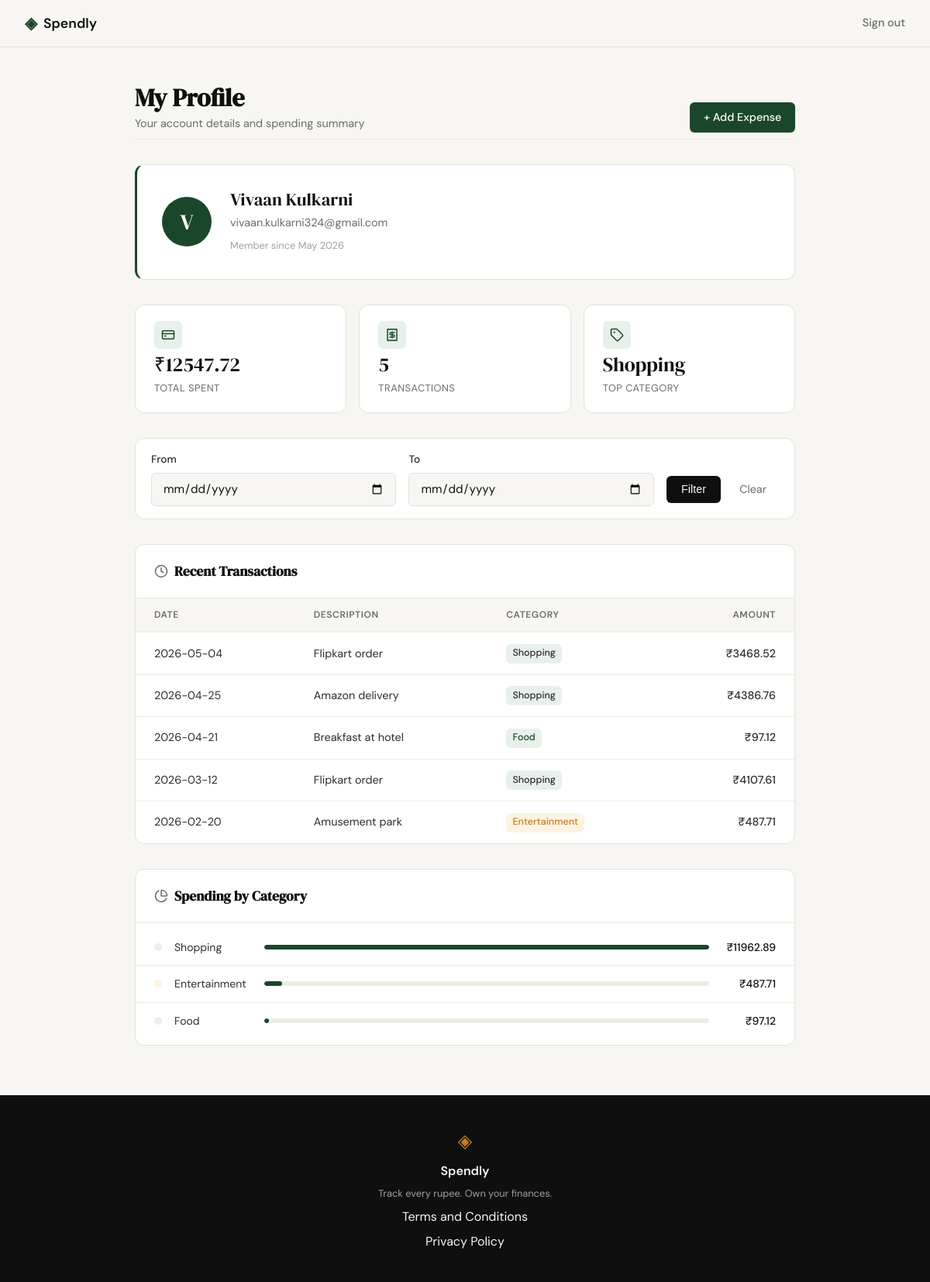
Screenshot of /profile (signed in) with the database file from the repository.
### tables this page shows
CREATE TABLE users (
            id            INTEGER PRIMARY KEY AUTOINCREMENT,
            name          TEXT    NOT NULL,
            email         TEXT    UNIQUE NOT NULL,
            password_hash TEXT    NOT NULL,
            created_at    TEXT    DEFAULT (datetime('now'))
        );

CREATE TABLE expenses (
            id          INTEGER PRIMARY KEY AUTOINCREMENT,
            user_id     INTEGER NOT NULL REFERENCES users(id),
            amount      REAL    NOT NULL,
            category    TEXT    NOT NULL,
            date        TEXT    NOT NULL,
            description TEXT,
            created_at  TEXT    DEFAULT (datetime('now'))
        );

### app.py (the view)
@app.route("/profile")
def profile():
    if not session.get("user_id"):
        return redirect(url_for("login"))
    uid       = session["user_id"]
    date_from = request.args.get("date_from", "").strip()
    date_to   = request.args.get("date_to",   "").strip()
    user         = get_user_by_id(uid)
    summary      = get_summary_stats(uid, date_from, date_to)
    transactions = get_recent_transactions(uid, date_from, date_to)
    categories   = get_category_breakdown(uid, date_from, date_to)
    return render_template(
        "profile.html",
        user=user,
        summary=summary,
        transactions=transactions,
        categories=categories,
        date_from=date_from,
        date_to=date_to,
    )

### database/db.py (called while the page is built)
def get_db():
    conn = sqlite3.connect(DB_PATH)
    conn.row_factory = sqlite3.Row
    conn.execute("PRAGMA foreign_keys = ON")
    return conn

### database/queries.py (called while the page is built)
def get_user_by_id(user_id):
    conn = get_db()
    try:
        row = conn.execute(
            "SELECT name, email, created_at FROM users WHERE id = ?",
            (user_id,),
        ).fetchone()
        if row is None:
            return None
        formatted = datetime.strptime(row["created_at"][:10], "%Y-%m-%d").strftime("%B %Y")
        return {"name": row["name"], "email": row["email"], "created_at": formatted}
    finally:
        conn.close()

def _date_clause(user_id, date_from, date_to):
    clause, params = "WHERE user_id = ?", [user_id]
    if date_from:
        clause += " AND date >= ?"
        params.append(date_from)
    if date_to:
        clause += " AND date <= ?"
        params.append(date_to)
    return clause, params

def get_summary_stats(user_id, date_from=None, date_to=None):
    clause, params = _date_clause(user_id, date_from, date_to)
    conn = get_db()
    try:
        totals = conn.execute(
            f"SELECT COALESCE(SUM(amount), 0.0) AS total_spent, COUNT(*) AS total_count FROM expenses {clause}",
            params,
        ).fetchone()
        top = conn.execute(
            f"SELECT category FROM expenses {clause} GROUP BY category ORDER BY SUM(amount) DESC LIMIT 1",
            params,
        ).fetchone()
        return {
            "total_spent": float(totals["total_spent"]),
            "total_count": int(totals["total_count"]),
            "top_category": top["category"] if top else None,
        }
    finally:
        conn.close()

def get_recent_transactions(user_id, date_from=None, date_to=None, limit=None):
    clause, params = _date_clause(user_id, date_from, date_to)
    sql = f"SELECT date, description, category, amount FROM expenses {clause} ORDER BY date DESC"
    if limit:
        sql += " LIMIT ?"
        params.append(limit)
    conn = get_db()
    try:
        rows = conn.execute(sql, params).fetchall()
        return [dict(row) for row in rows]
    finally:
        conn.close()

### templates/profile.html (shortened to what this page needs)
{% extends "base.html" %}
{% block head %}
    <link rel="stylesheet" href="{{ url_for('static', filename='css/profile.css') }}">
{% endblock %}
{% block content %}
<div class="profile-page">
    <header class="profile-header">
        <div class="profile-header-row">
            <div>
                <h1 class="profile-heading">My Profile</h1>
                <p class="profile-subheading">Your account details and spending summary</p>
            </div>
            <a href="{{ url_for('add_expense') }}" class="btn-add-expense">+ Add Expense</a>
        </div>
    </header>
    <div class="profile-info-card">
        <div class="profile-avatar">{{ user.name[0] }}</div>
        <div class="profile-details">
            <p class="profile-name">{{ user.name }}</p>
            <p class="profile-email">{{ user.email }}</p>
            <p class="profile-since">Member since {{ user.created_at }}</p>
        </div>
    </div>
    <div class="stats-row">
        <div class="stat-tile">
            <div class="stat-icon-wrap"><i data-lucide="credit-card"></i></div>
            <p class="stat-value">₹{{ "%.2f"|format(summary.total_spent) }}</p>
            <p class="stat-label">Total Spent</p>
        </div>
        <div class="stat-tile">
            <div class="stat-icon-wrap"><i data-lucide="receipt"></i></div>
            <p class="stat-value">{{ summary.total_count }}</p>
            <p class="stat-label">Transactions</p>
        </div>
        <div class="stat-tile">
            <div class="stat-icon-wrap"><i data-lucide="tag"></i></div>
            <p class="stat-value">{{ summary.top_category }}</p>
            <p class="stat-label">Top Category</p>
        </div>
    </div>
    <div class="section-card filter-card">
        <form method="GET" action="{{ url_for('profile') }}" class="filter-form">
            <div class="filter-fields">
                <div class="form-group">
                    <label for="date_from">From</label>
                    <input type="date" id="date_from" name="date_from"
                           class="form-input" value="{{ date_from or '' }}">
                </div>
                <div class="form-group">
                    <label for="date_to">To</label>
                    <input type="date" id="date_to" name="date_to"
                           class="form-input" value="{{ date_to or '' }}">
                </div>
                <div class="filter-actions">
                    <button type="submit" class="btn-filter">Filter</button>
                    <a href="{{ url_for('profile') }}" class="btn-clear">Clear</a>
                </div>
            </div>
        </form>
    </div>
    <div class="section-card">
        <div class="section-header">
            <span class="section-icon"><i data-lucide="clock"></i></span>
            <h2 class="section-title">Recent Transactions</h2>
        </div>
        <table class="tx-table">
            <thead>
                <tr>
                    <th class="col-date">Date</th>
                    <th>Description</th>
                    <th>Category</th>
                    <th class="col-amount">Amount</th>
                </tr>
            </thead>
            <tbody>
                {% for tx in transactions %}
                <tr>
                    <td class="tx-date">{{ tx.date }}</td>
                    <td>{{ tx.description }}</td>
                    <td>
                        <span class="badge badge--{{ tx.category | lower }}">
                            {{ tx.category }}
                        </span>
                    </td>
                    <td class="col-amount tx-amount">₹{{ "%.2f"|format(tx.amount) }}</td>
                </tr>
                {% endfor %}
            </tbody>
        </table>
    </div>
    <div class="section-card">
        <div class="section-header">
            <span class="section-icon"><i data-lucide="pie-chart"></i></span>
            <h2 class="section-title">Spending by Category</h2>
        </div>
        <div class="cat-list">
            {% if categories %}
                {% set max_total = categories | map(attribute='total') | max %}
                {% for cat in categories %}
                <div class="cat-row">
                    <span class="cat-badge badge--{{ cat.name | lower }}"></span>
                    <span class="cat-name">{{ cat.name }}</span>
                    <div class="cat-track">
                        <div class="cat-fill" style="--bar-width: {{ (cat.total / max_total * 100) | round | int }}%"></div>
                    </div>
                    <span class="cat-total">₹{{ "%.2f"|format(cat.total) }}</span>
                </div>
                {% endfor %}
            {% else %}
                <p class="empty-state">No expenses in this period.</p>
            {% endif %}
        </div>
    </div>
</div>
{% endblock %}

### static/css/style.css (style rules this page uses)
:root { --ink: #0f0f0f; --ink-soft: #2d2d2d; --ink-muted: #6b6b6b; --ink-faint: #a0a0a0; --paper: #f7f6f3; --paper-warm: #f0ede6; --paper-card: #ffffff; --accent: #1a472a; --accent-light: #e8f0eb; --accent-2: #c17f24; --accent-2-light: #fdf3e3; --danger: #c0392b; --danger-light: #fdecea; --border: #e4e1da; --border-soft: #eeebe4; --font-display: 'DM Serif Display', Georgia, serif; --font-body: 'DM Sans', system-ui, sans-serif; --max-width: 1200px; --auth-width: 440px; --radius-sm: 6px; --radius-md: 12px; --radius-lg: 20px; }
*, *::before, *::after { box-sizing: border-box; margin: 0; padding: 0; }
html { font-size: 16px; scroll-behavior: smooth; }
body { background: var(--paper); color: var(--ink); font-family: var(--font-body); font-size: 1rem; line-height: 1.6; -webkit-font-smoothing: antialiased; }
a { color: inherit; text-decoration: none; }
.form-group { margin-bottom: 1.25rem; }
.form-group label { display: block; font-size: 0.85rem; font-weight: 500; color: var(--ink-soft); margin-bottom: 0.4rem; }
.form-input { width: 100%; padding: 0.6rem 0.875rem; border: 1px solid var(--border); border-radius: var(--radius-sm); font-family: var(--font-body); font-size: 0.95rem; color: var(--ink); background: var(--paper); outline: none; transition: border-color 0.2s; }
.form-input::placeholder { color: var(--ink-faint); }

### rows the page displays
users: name "V", name "Vivaan Kulkarni", email "vivaan.kulkarni324@gmail.com"
expenses: date "2026-05-04", description "Flipkart order", category "Shopping", amount "3468.52"
expenses: date "2026-04-25", description "Amazon delivery", category "Shopping", amount "4386.76"
expenses: date "2026-04-21", description "Breakfast at hotel", category "Food", amount "97.12", name "Food", {{ (cat.total / max_total * 100) | round | int }} 1 (drawn), total "97.12"
expenses: date "2026-03-12", description "Flipkart order", category "Shopping", amount "4107.61"
expenses: date "2026-02-20", description "Amusement park", category "Entertainment", amount "487.71", name "Entertainment", {{ (cat.total / max_total * 100) | round | int }} 4 (drawn), total "487.71"

### other values shown
{{ user.created_at }} "May 2026"
{{ "%.2f"|format(summary.total_spent) }} "12547.72"
{{ summary.total_count }} "5"
{{ summary.top_category }} "Shopping"
{{ cat.name }} "Shopping"
{{ "%.2f"|format(cat.total) }} "11962.89"
